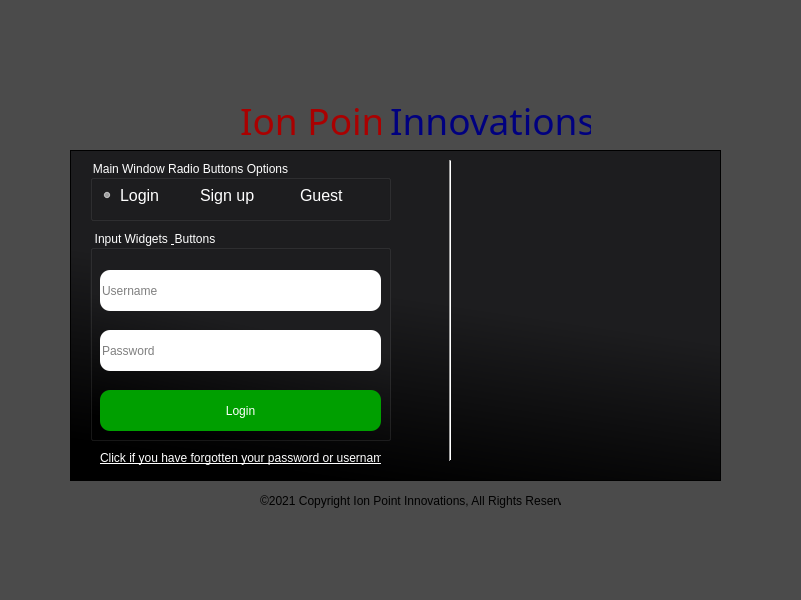
<?xml version="1.0" encoding="UTF-8"?>
<ui version="4.0">
 <class>MainWindow</class>
 <widget class="QMainWindow" name="MainWindow">
  <property name="geometry">
   <rect>
    <x>0</x>
    <y>0</y>
    <width>801</width>
    <height>600</height>
   </rect>
  </property>
  <property name="mouseTracking">
   <bool>false</bool>
  </property>
  <property name="windowTitle">
   <string>StudyPy</string>
  </property>
  <property name="autoFillBackground">
   <bool>false</bool>
  </property>
  <property name="styleSheet">
   <string notr="true">background-color: rgb(75, 75, 75);</string>
  </property>
  <property name="tabShape">
   <enum>QTabWidget::Rounded</enum>
  </property>
  <widget class="QWidget" name="centralwidget">
   <widget class="QFrame" name="mainFrame">
    <property name="geometry">
     <rect>
      <x>70</x>
      <y>150</y>
      <width>651</width>
      <height>331</height>
     </rect>
    </property>
    <property name="autoFillBackground">
     <bool>false</bool>
    </property>
    <property name="styleSheet">
     <string notr="true">background-color: qlineargradient(spread:pad, x1:0.321, y1:0.971682, x2:0.479773, y2:0.426, stop:0 rgba(0, 0, 0, 255), stop:0.988636 rgba(29, 29, 31, 255));</string>
    </property>
    <property name="frameShape">
     <enum>QFrame::StyledPanel</enum>
    </property>
    <property name="frameShadow">
     <enum>QFrame::Raised</enum>
    </property>
    <property name="lineWidth">
     <number>2</number>
    </property>
    <widget class="Line" name="line">
     <property name="geometry">
      <rect>
       <x>370</x>
       <y>10</y>
       <width>20</width>
       <height>301</height>
      </rect>
     </property>
     <property name="styleSheet">
      <string notr="true">color: rgb(255, 255, 255);
background-color: qlineargradient(spread:pad, x1:0.471591, y1:0.983, x2:0.494, y2:0, stop:0 rgba(255, 255, 255, 0));</string>
     </property>
     <property name="orientation">
      <enum>Qt::Vertical</enum>
     </property>
    </widget>
    <widget class="QGroupBox" name="CheckBox_Group">
     <property name="geometry">
      <rect>
       <x>20</x>
       <y>10</y>
       <width>301</width>
       <height>61</height>
      </rect>
     </property>
     <property name="styleSheet">
      <string notr="true">background:transparent;
color:#ffffff;</string>
     </property>
     <property name="title">
      <string>Main Window Radio Buttons Options</string>
     </property>
     <property name="flat">
      <bool>false</bool>
     </property>
     <property name="checkable">
      <bool>false</bool>
     </property>
     <widget class="QRadioButton" name="login_rbtn">
      <property name="geometry">
       <rect>
        <x>10</x>
        <y>20</y>
        <width>91</width>
        <height>31</height>
       </rect>
      </property>
      <property name="font">
       <font>
        <pointsize>12</pointsize>
       </font>
      </property>
      <property name="styleSheet">
       <string notr="true">background:transparent;
color:#ffffff;</string>
      </property>
      <property name="text">
       <string>Login</string>
      </property>
      <property name="checked">
       <bool>true</bool>
      </property>
     </widget>
     <widget class="QRadioButton" name="signup_rbtn">
      <property name="geometry">
       <rect>
        <x>90</x>
        <y>20</y>
        <width>91</width>
        <height>31</height>
       </rect>
      </property>
      <property name="font">
       <font>
        <pointsize>12</pointsize>
       </font>
      </property>
      <property name="styleSheet">
       <string notr="true">background:transparent;
color:#ffffff;</string>
      </property>
      <property name="text">
       <string>Sign up</string>
      </property>
      <property name="checked">
       <bool>false</bool>
      </property>
     </widget>
     <widget class="QRadioButton" name="guest_rbtn">
      <property name="geometry">
       <rect>
        <x>190</x>
        <y>20</y>
        <width>91</width>
        <height>31</height>
       </rect>
      </property>
      <property name="font">
       <font>
        <pointsize>12</pointsize>
       </font>
      </property>
      <property name="styleSheet">
       <string notr="true">background:transparent;
color:#ffffff;</string>
      </property>
      <property name="text">
       <string>Guest</string>
      </property>
      <property name="checked">
       <bool>false</bool>
      </property>
     </widget>
    </widget>
    <widget class="QGroupBox" name="Input_WidgetsButtons">
     <property name="geometry">
      <rect>
       <x>20</x>
       <y>80</y>
       <width>301</width>
       <height>211</height>
      </rect>
     </property>
     <property name="font">
      <font>
       <weight>50</weight>
       <bold>false</bold>
       <underline>false</underline>
       <strikeout>false</strikeout>
      </font>
     </property>
     <property name="styleSheet">
      <string notr="true">color: rgb(255, 255, 255);</string>
     </property>
     <property name="title">
      <string>Input Widgets &amp; Buttons</string>
     </property>
     <widget class="QLineEdit" name="uName_txt">
      <property name="geometry">
       <rect>
        <x>10</x>
        <y>40</y>
        <width>281</width>
        <height>41</height>
       </rect>
      </property>
      <property name="styleSheet">
       <string notr="true">background-color: rgb(255, 255, 255);
border-top-left-radius :10px;
border-top-right-radius : 10px; 
border-bottom-left-radius : 10px; 
border-bottom-right-radius : 10px;
color: rgb(0, 0, 0);
</string>
      </property>
      <property name="dragEnabled">
       <bool>false</bool>
      </property>
      <property name="placeholderText">
       <string>Username</string>
      </property>
      <property name="clearButtonEnabled">
       <bool>false</bool>
      </property>
     </widget>
     <widget class="QLineEdit" name="psw_txt">
      <property name="geometry">
       <rect>
        <x>10</x>
        <y>100</y>
        <width>281</width>
        <height>41</height>
       </rect>
      </property>
      <property name="styleSheet">
       <string notr="true">background-color: rgb(255, 255, 255);
border-top-left-radius :10px;
border-top-right-radius : 10px; 
border-bottom-left-radius : 10px; 
border-bottom-right-radius : 10px;
color: rgb(0, 0, 0);</string>
      </property>
      <property name="frame">
       <bool>true</bool>
      </property>
      <property name="dragEnabled">
       <bool>false</bool>
      </property>
      <property name="placeholderText">
       <string>Password</string>
      </property>
      <property name="clearButtonEnabled">
       <bool>false</bool>
      </property>
     </widget>
     <widget class="QPushButton" name="login_btn">
      <property name="geometry">
       <rect>
        <x>10</x>
        <y>160</y>
        <width>281</width>
        <height>41</height>
       </rect>
      </property>
      <property name="styleSheet">
       <string notr="true">background-color: rgb(0, 159, 0);
border-top-left-radius :10px;
border-top-right-radius : 10px; 
border-bottom-left-radius : 10px; 
border-bottom-right-radius : 10px;
color:#ffffff;</string>
      </property>
      <property name="text">
       <string>Login</string>
      </property>
     </widget>
    </widget>
    <widget class="QLabel" name="lbl_fogpsw">
     <property name="geometry">
      <rect>
       <x>30</x>
       <y>300</y>
       <width>281</width>
       <height>16</height>
      </rect>
     </property>
     <property name="font">
      <font>
       <underline>true</underline>
      </font>
     </property>
     <property name="styleSheet">
      <string notr="true">color:#ffffff;
background:transparent;</string>
     </property>
     <property name="text">
      <string>Click if you have forgotten your password or username.</string>
     </property>
    </widget>
    <widget class="QLabel" name="label">
     <property name="geometry">
      <rect>
       <x>390</x>
       <y>50</y>
       <width>241</width>
       <height>231</height>
      </rect>
     </property>
     <property name="styleSheet">
      <string notr="true">image: url(:/newPrefix/Picture3.png);
background:transparent;</string>
     </property>
     <property name="text">
      <string/>
     </property>
    </widget>
   </widget>
   <widget class="QLabel" name="lbl_Developers">
    <property name="geometry">
     <rect>
      <x>240</x>
      <y>90</y>
      <width>141</width>
      <height>61</height>
     </rect>
    </property>
    <property name="font">
     <font>
      <family>Yu Gothic Light</family>
      <pointsize>28</pointsize>
     </font>
    </property>
    <property name="styleSheet">
     <string notr="true">background:transparent;
color: rgb(170, 0, 0);</string>
    </property>
    <property name="lineWidth">
     <number>0</number>
    </property>
    <property name="text">
     <string>Ion Point</string>
    </property>
   </widget>
   <widget class="QLabel" name="lbl_Developers_2">
    <property name="geometry">
     <rect>
      <x>390</x>
      <y>90</y>
      <width>201</width>
      <height>61</height>
     </rect>
    </property>
    <property name="font">
     <font>
      <family>Yu Gothic Light</family>
      <pointsize>28</pointsize>
     </font>
    </property>
    <property name="styleSheet">
     <string notr="true">background:transparent;
color: rgb(0, 0, 127);</string>
    </property>
    <property name="lineWidth">
     <number>0</number>
    </property>
    <property name="text">
     <string>Innovations</string>
    </property>
   </widget>
   <widget class="QLabel" name="label_2">
    <property name="geometry">
     <rect>
      <x>260</x>
      <y>490</y>
      <width>301</width>
      <height>21</height>
     </rect>
    </property>
    <property name="text">
     <string>©2021 Copyright Ion Point Innovations, All Rights Reserved.</string>
    </property>
   </widget>
  </widget>
 </widget>
 <resources>
  <include location="D:/Pictures/Camera Roll/zcz.qrc"/>
 </resources>
 <connections/>
</ui>
